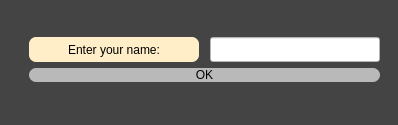
<?xml version="1.0" encoding="UTF-8"?>
<ui version="4.0">
 <class>GetNameDialog</class>
 <widget class="QDialog" name="GetNameDialog">
  <property name="geometry">
   <rect>
    <x>0</x>
    <y>0</y>
    <width>398</width>
    <height>125</height>
   </rect>
  </property>
  <property name="windowTitle">
   <string>Dialog</string>
  </property>
  <property name="styleSheet">
   <string notr="true">background-color: rgb(68, 68, 68);
</string>
  </property>
  <widget class="QWidget" name="verticalLayoutWidget_2">
   <property name="geometry">
    <rect>
     <x>29</x>
     <y>9</y>
     <width>351</width>
     <height>101</height>
    </rect>
   </property>
   <layout class="QVBoxLayout" name="verticalLayout_2">
    <property name="topMargin">
     <number>0</number>
    </property>
    <item>
     <layout class="QVBoxLayout" name="verticalLayout">
      <item>
       <layout class="QHBoxLayout" name="horizontalLayout">
        <item>
         <widget class="QLabel" name="label">
          <property name="sizePolicy">
           <sizepolicy hsizetype="Expanding" vsizetype="Fixed">
            <horstretch>0</horstretch>
            <verstretch>0</verstretch>
           </sizepolicy>
          </property>
          <property name="minimumSize">
           <size>
            <width>150</width>
            <height>25</height>
           </size>
          </property>
          <property name="styleSheet">
           <string notr="true">font: 15pt &quot;NPIRamin&quot;;
background-color:  rgb(255, 238, 200);
	border-Radius: 7px;</string>
          </property>
          <property name="text">
           <string>Enter your name:</string>
          </property>
          <property name="alignment">
           <set>Qt::AlignCenter</set>
          </property>
         </widget>
        </item>
        <item>
         <spacer name="horizontalSpacer">
          <property name="orientation">
           <enum>Qt::Horizontal</enum>
          </property>
          <property name="sizeType">
           <enum>QSizePolicy::Fixed</enum>
          </property>
          <property name="sizeHint" stdset="0">
           <size>
            <width>5</width>
            <height>5</height>
           </size>
          </property>
         </spacer>
        </item>
        <item>
         <widget class="QLineEdit" name="NameLine">
          <property name="sizePolicy">
           <sizepolicy hsizetype="Expanding" vsizetype="Fixed">
            <horstretch>0</horstretch>
            <verstretch>0</verstretch>
           </sizepolicy>
          </property>
          <property name="minimumSize">
           <size>
            <width>30</width>
            <height>25</height>
           </size>
          </property>
          <property name="styleSheet">
           <string notr="true">background-color: white;</string>
          </property>
         </widget>
        </item>
       </layout>
      </item>
      <item>
       <widget class="QPushButton" name="pushButton">
        <property name="styleSheet">
         <string notr="true">
background-color: rgb(185, 185, 185);
	border-Radius: 7px;
	font: 15pt &quot;NPIRamin&quot;;



</string>
        </property>
        <property name="text">
         <string>OK</string>
        </property>
       </widget>
      </item>
     </layout>
    </item>
   </layout>
  </widget>
 </widget>
 <resources/>
 <connections/>
</ui>
